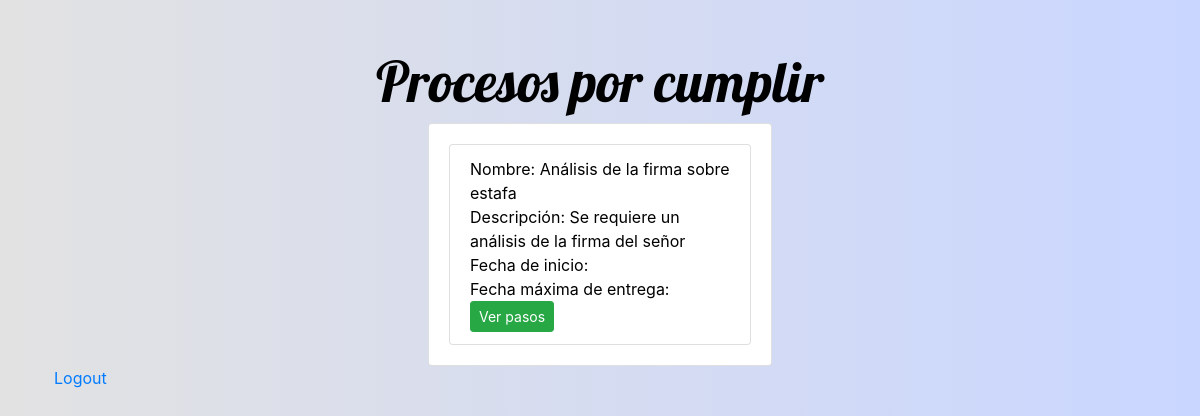
Page /task (signed in) on the earlier database version.
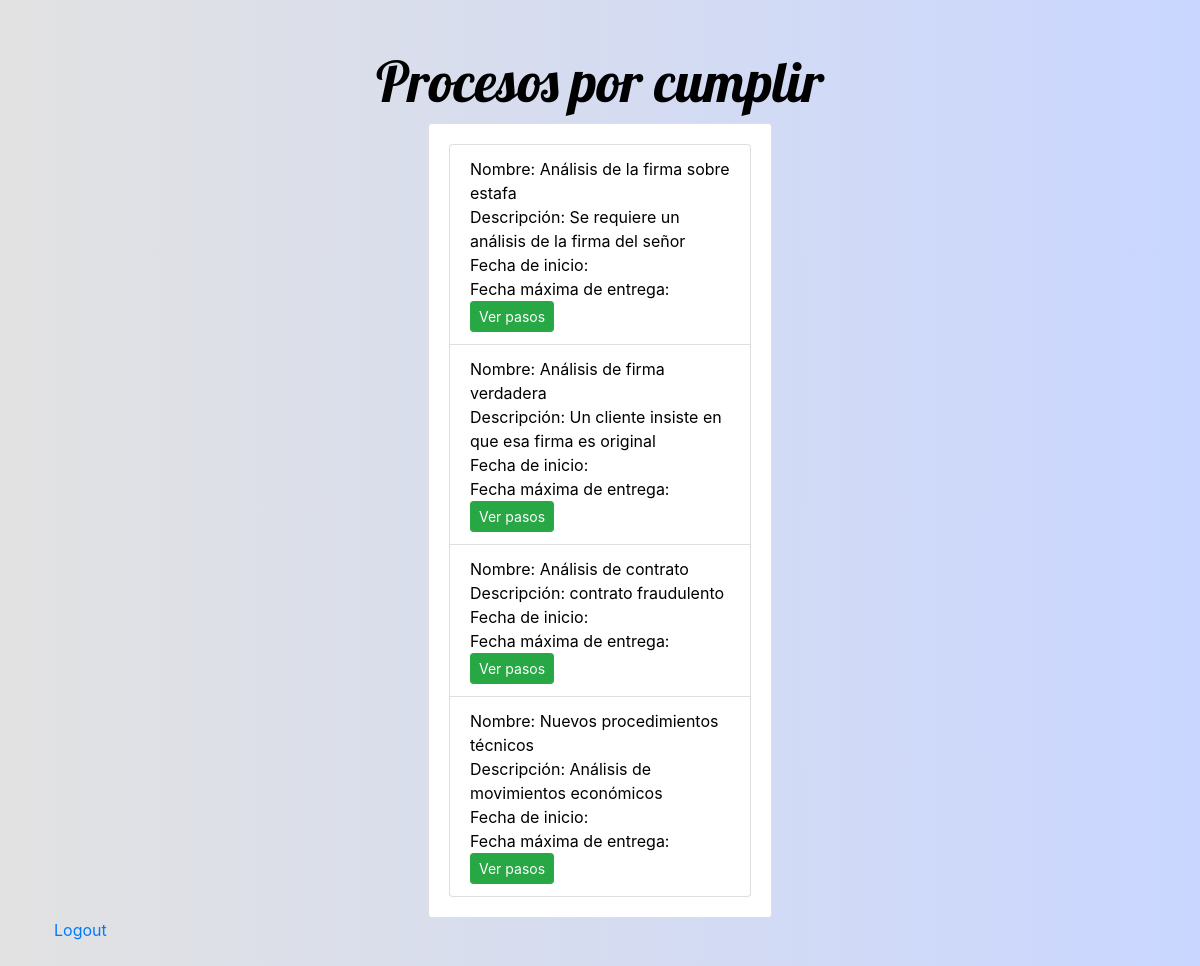
Same page on the later database version.
### app.py (models this page shows, shortened)
class Proceso(db.Model):
	__tablename__='Proceso'
	id=db.Column(db.Integer, primary_key=True)
	nombre=db.Column(db.String(50),nullable=False)
	descripcion=db.Column(db.String(200), nullable=False)
	fecha_entrega=db.Column(db.Date, nullable=False)
	id_categoria = db.Column(db.Integer, db.ForeignKey('Categoria.id'))
	categoria = relationship("Categoria",backref="Procesos")
	user_id = db.Column(db.Integer, db.ForeignKey('User.id'))
	user = relationship("User",backref="Procesos")

### app.py (the view)
@app.route("/task")
@login_required
def task():
	tasks=Proceso.query.filter_by(user_id=current_user.id)
	return render_template('procesos.html', list=tasks)

### app.py (called while the page is built)
@login_manager.user_loader
def load_user(user_id):
	return User.query.get(int(user_id))

### templates/procesos.html (shortened to what this page needs)
<!DOCTYPE html>
<html>
<head>
	<link rel="stylesheet" href="https://stackpath.bootstrapcdn.com/bootstrap/4.3.1/css/bootstrap.min.css">
	<link rel="stylesheet" type="text/css" href="{{url_for('static',filename='main.css')}}">
</head>
<body class="container p-4">
	<h1 class="display-4 text-center title mt-4">Procesos por cumplir</h1>
	<div class="row">
		<div class="col-md-4 offset-md-4 my-auto">
			<div class="card">
				<div class="card-body">
					<ul class="list-group">
						{% for task in list %}
							<li class="list-group-item">
								<span class="{% if task.estado %} done {% endif %}">Nombre: {{task.nombre}}</span>
								<br>
								<span class="{% if task.estado %} done {% endif %}">Descripción: {{task.descripcion}}</span>
								<br>
								<span class="{% if task.estado %} done {% endif %}">Fecha de inicio: {{task.fecha_inicio}}</span>
								<br>
								<span class="{% if task.estado %} done {% endif %}">Fecha máxima de entrega: {{task.fecha_plazo_final}}</span>
								<br>
								<a href="task/pasos/{{task.id}}" class="btn btn-success btn-sm">Ver pasos</a>
							</li>
						{% endfor %}
					</ul>
				</div>
			</div>
		</div>
	</div>
	<a href="/logout">Logout</a>
</body>
</html>

Differences in the rows shown:
added Proceso: nombre "Análisis de firma verdadera", descripcion "Un cliente insiste en que esa firma es original"
added Proceso: nombre "Análisis de contrato", descripcion "contrato fraudulento"
added Proceso: nombre "Nuevos procedimientos técnicos", descripcion "Análisis de movimientos económicos"
